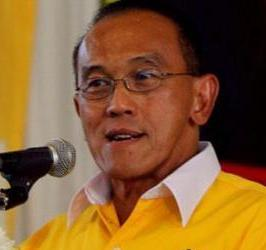
#> input picture 图像处理/三线型网络/0.jpg, 266 x 250 px
$ python dist.py
#> lines starting #> are read from the running program, lines starting #| are printed output that depends on the picture; long printed decimals are rounded
import cv2
import numpy as np

def re(img):
    img = cv2.cvtColor(img,cv2.COLOR_RGB2GRAY)
    return cv2.resize(img,(225,225))

def d(l ,r):
    i,j = l.shape
    sum = 0
    for i1 in range(i):
        for j1 in range(j):
            sum += np.square(l[i1][j1] - r[i1][j1])
    return np.abs(sum / (i*j))

img_l = cv2.imread('./0.jpg')
#> img_l is the input picture: shape (250, 266, 3); mean B, G, R 49.4, 91.8, 132.1
img_l = re(img_l)
#> in re, `img = cv2.cvtColor(img,cv2.COLOR_RGB2GRAY)`:
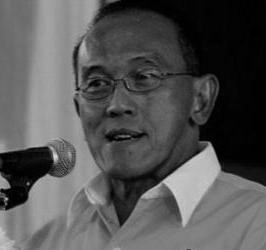
#> img: shape (250, 266); min 0, max 221, mean 83.7
#> in re, `return cv2.resize(img,(225,225))`:
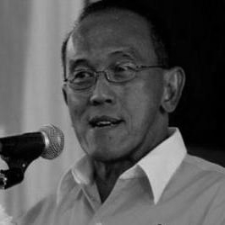
#> returned value: shape (225, 225); min 0, max 213, mean 83.6
img_ = cv2.imread('./1.jpg')
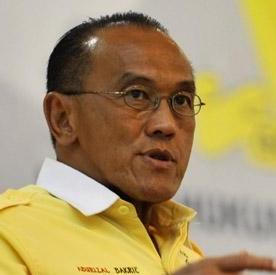
#> input picture 图像处理/三线型网络/1.jpg, 276 x 275 px
#> img_ is the input picture: shape (275, 276, 3); mean B, G, R 105.9, 149.1, 170.2
img_ = re(img_)
#> in re (call 2), `img = cv2.cvtColor(img,cv2.COLOR_RGB2GRAY)`:
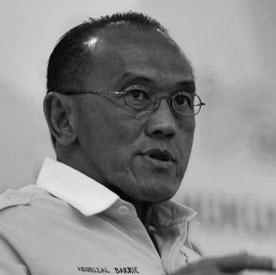
#> img: shape (275, 276); min 0, max 244, mean 138.6
img_r = cv2.imread('./3.jpg')
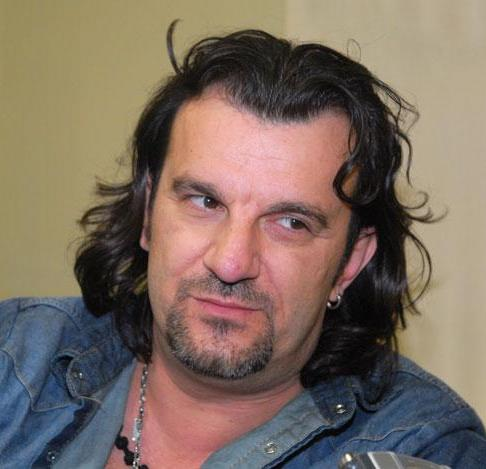
#> input picture 图像处理/三线型网络/3.jpg, 486 x 469 px
#> img_r is the input picture: shape (469, 486, 3); mean B, G, R 96.6, 108.4, 125
img_r = re(img_r)
#> in re (call 3), `img = cv2.cvtColor(img,cv2.COLOR_RGB2GRAY)`:
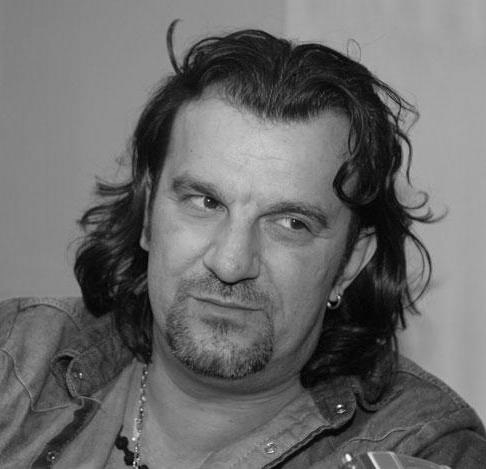
#> img: shape (469, 486); min 0, max 254, mean 106.8

l_ = d(img_l, img_)
#> after the loop in d, `for i1 in range(i):`: sum = 5493224
#> l_ = 108.5
r_ = d(img_, img_r)
#> r_ = 101.5

print(l_, r_)
#| 108.508 101.519
